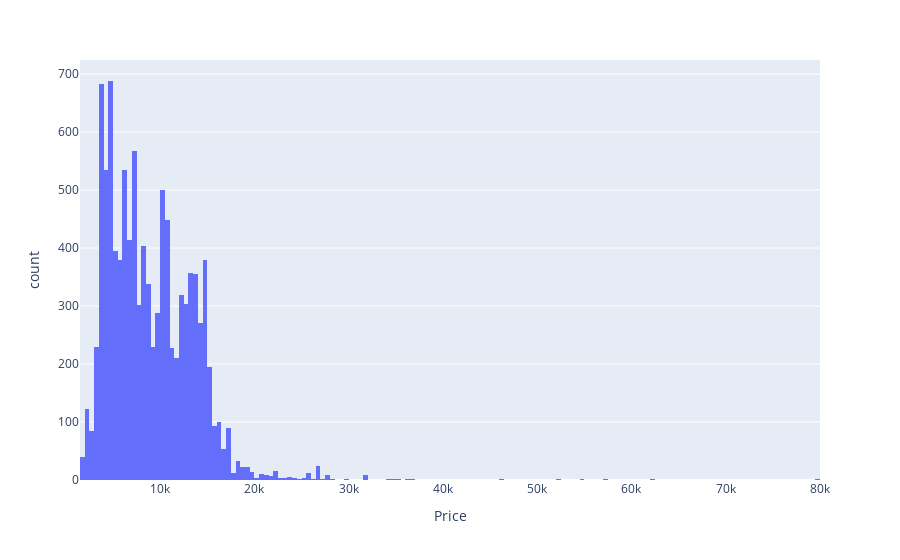

Write notebook code for a chart like this one.
### Code cell
px.histogram(data_frame=df , x ="Price")

### Figure 1 — Plotly figure (JSON) as saved in the notebook; plotly's stock layout.template omitted (floating-point values rounded to 4 significant figures; data arrays with more than 128 entries replaced by an {"elided": "..."} marker saying what was removed)
{"data": [{"alignmentgroup": "True", "bingroup": "x", "hovertemplate": "Price=%{x}<br>count=%{y}<extra></extra>", "legendgroup": "", "marker": {"color": "#636efa", "pattern": {"shape": ""}}, "name": "", "offsetgroup": "", "orientation": "v", "showlegend": false, "type": "histogram", "x": {"elided": "10372 int values"}, "xaxis": "x", "yaxis": "y"}], "layout": {"barmode": "relative", "legend": {"tracegroupgap": 0}, "margin": {"t": 60}, "xaxis": {"anchor": "y", "domain": [0, 1], "title": {"text": "Price"}}, "yaxis": {"anchor": "x", "domain": [0, 1], "title": {"text": "count"}}}}
